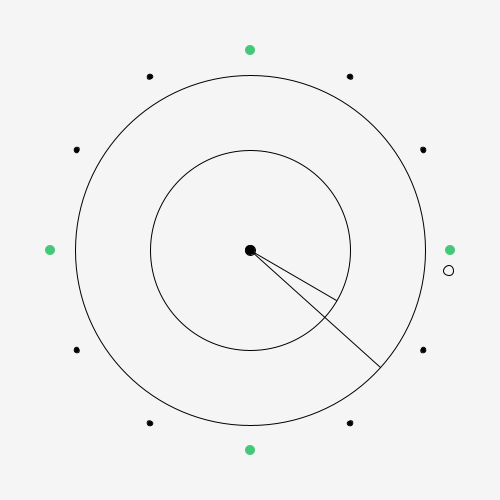
Frame 1 (no input)
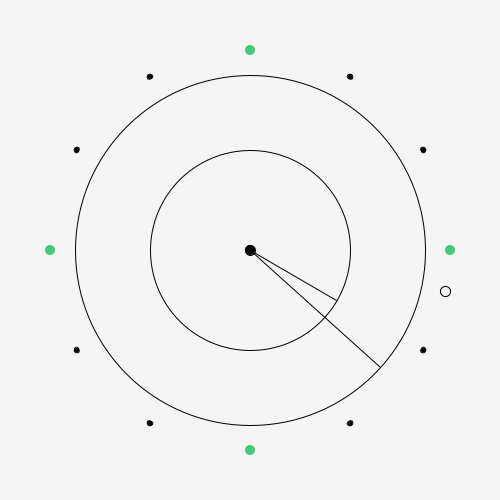
Frame 60 (the mouse pressed at the canvas centre just before this capture)
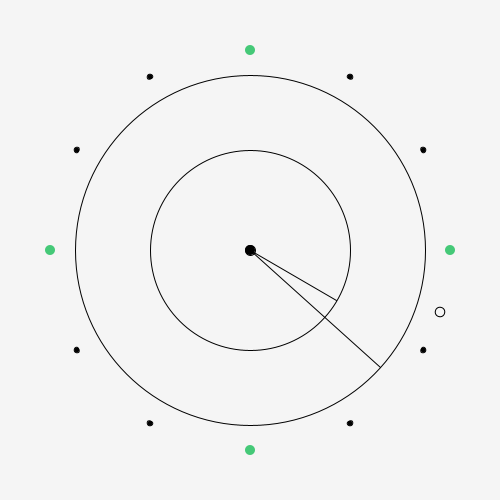
Frame 120 (the mouse held since frame 60 and released just before this capture)

The Processing sketch that drew these frames (run headless with seeded random() and noise(); from frame 60 on, the mouse is pressed at the canvas centre):

// Processing sketch: processing_119822
// ── processing_119822.pde

void setup()
{
  size(500, 500);
  
}

void draw()
{
  background(245);
  
  //Kreisbahn 
  translate(width/2, height/2); // In die Mitte springen
  
  
  for (int i=0; i<360; i+=30) // 360 Grad in 30° Schritten
  { 
    pushMatrix();
    fill(0);
    rotate(radians(i)); // Um i rotieren
    translate(0, 200); // Um Radius verschieben
    ellipse(0,0,5,5);// auf Kreis
    popMatrix();
  }

for (int i=0; i<360; i+=90) // 360 Grad in 90° Schritten
  { 
    pushMatrix();
    fill(69,201,120);
    noStroke();
    rotate(radians(i)); // Um i rotieren
    translate(0, 200); // Um Radius verschieben
    ellipse(0,0,10,10);
    popMatrix();
  }
  
noFill();

//Sekundenzeiger
  stroke(0);
  float sec = map(second(), 0, 60, 0, 360);
  pushMatrix();
  rotate(radians(sec)); // Um i rotieren
  translate(0, -200); // Um Radius verschieben
  ellipse(0, 0, 10, 10);
  popMatrix();
  
   noFill();
   ellipse(0,0,200,200);
   fill(0);
   ellipse(0,0,10,10);
   noFill();
   
//Minutenzeiger
  stroke(0);
  strokeWeight(1);
  float min = map(minute(), 0, 60, 0, 360);
  pushMatrix();
  rotate(radians(min)); // Um i rotieren
  translate(0, -175); // Um Radius verschieben
  line(0, 0, 0, 175);
  popMatrix();
  
//Stundenzeiger
  stroke(0);
  ellipse(0,0,350,350);
  
  float h = map(hour(), 0, 12, 0, 360);
  pushMatrix();
  rotate(radians(h)); // Um i rotieren
  translate(0, -100); // Um Radius verschieben
  line(0, 0, 0, 100);
  popMatrix();
}
